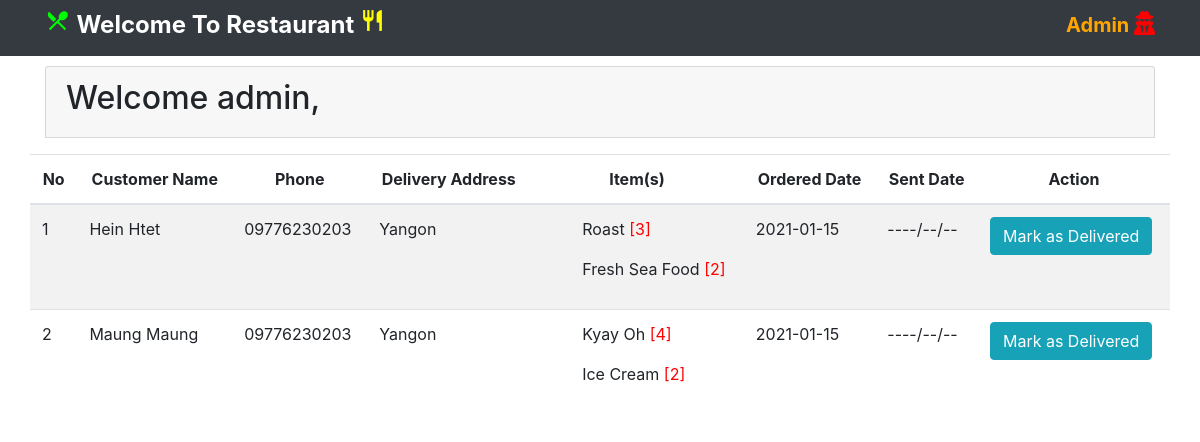
Page /admin/order_mgmt2.php on the committed database.
### tables this page shows
CREATE TABLE `orders` (
  `orderid` int(11) NOT NULL,
  `customerid` int(11) NOT NULL,
  `deliveryname` varchar(30) NOT NULL,
  `deliveryphone` varchar(20) NOT NULL,
  `deliveryaddress` varchar(300) NOT NULL,
  `orderdate` date NOT NULL,
  `status` int(11) NOT NULL,
  `senddate` date DEFAULT NULL
);

CREATE TABLE `orderdetail` (
  `foodid` varchar(255) NOT NULL,
  `foodqty` varchar(255) NOT NULL,
  `amount` varchar(255) NOT NULL,
  `orderid` varchar(255) NOT NULL
);

CREATE TABLE `food` (
  `foodid` int(11) NOT NULL,
  `foodname` varchar(30) NOT NULL,
  `categoryid` int(11) NOT NULL,
  `price` int(11) NOT NULL,
  `qty` int(11) NOT NULL,
  `photo` varchar(255) NOT NULL
);

### admin/order_mgmt2.php (the view, shortened to what this page needs)
<?php
include ('function.php');
$orders=mysqli_query($connection,"select * from orders order by orderid asc");
?>
<!DOCTYPE html>
<html>
<head>
	<link rel="stylesheet" href="https://maxcdn.bootstrapcdn.com/bootstrap/4.0.0/css/bootstrap.min.css">
    <link rel="stylesheet" href="path/to/font-awesome/css/fontawesome.css">
</head>
<body>
<?php
include('header.php')
 ?>
<div class="container" style="margin-top: 10px;">
    <div class="row">
        <div class="col-md-12">
            <div class="card card-header">
            <h2>Welcome admin, <span class="text-danger">
                <?php
                if(isset($_SESSION['admin'])){
                echo $_SESSION['admin'];
                }else{
                $_SESSION['admin']='';
                } ?> </span></h2>
            </div>
        </div>
    </div>
    <p>
    <div class="row">
        <table class="table table-striped">
        <thead>
        <tr>
            <th style="text-align:center;">No</th>
            <th style="text-align:center;">Customer Name</th>
            <th style="text-align:center;">Phone</th>
            <th style="text-align:center;">Delivery Address</th>
            <th style="text-align:center;">Item(s)</th>
            <th style="text-align:center;">Ordered Date</th>
            <th style="text-align:center;">Sent Date</th>
            <th style="text-align:center;">Action</th>
        </tr>
        </thead>
        <?php
        while($out=mysqli_fetch_array($orders))
        {
            $check=$out['status'];
            if($check > 0)
            {
                $show='<tr class="table-mark">';
            }
            else
            {
                $show='<tr>';
            }
            $show.='<td>'.$out['orderid'].'</td>';
            $show.='<td>'.$out['deliveryname'].'</td>';
            $show.='<td>'.$out['deliveryphone'].'</td>';
            $show.='<td>'.$out['deliveryaddress'].'</td>';
            $show.='<td>';
            $orderid=$out['orderid'];
            $order=mysqli_query($connection,"select orderdetail.*,food.* from
            orderdetail left join food on
            orderdetail.foodid=food.foodid where
            orderdetail.orderid='$orderid'");
            while($row=mysqli_fetch_assoc($order))
            {
                $show.='<ul>'.$row['foodname'].'<span style="color:red;">
                ['.$row['foodqty'].'] </span></li></ul>';
            }
            $show.='</td>';
            $show.='<td>'.$out['orderdate'].'</td>';
            $chesec=$out['status'];
            if($chesec>0)
            {
                $show.='<td>'.$out['senddate'].'</td>';
            }
            else
            {
                $show.='<td>----/--/--</td>';
            }
            if($out['status'])
            {
                $show.='<td><a href="status.php?id='.$out['orderid'].'&status=0" class="btn
                btn-danger"> Undo</a></td>';
            }
            else
            {
                $show.='<td><a href="status.php?id='.$out['orderid'].'&status=1"
                class="btn btn-info">Mark as Delivered</a></td>';
            }
            $show.='</tr>';
            echo $show;
        }
        ?>
        </table>
    </div>
</div>
</body>
</html>

### admin/header.php (shortened to what this page needs)
<!DOCTYPE html>
<html>
<head>
	<link rel="stylesheet" href="https://maxcdn.bootstrapcdn.com/bootstrap/4.0.0/css/bootstrap.min.css">
    <link rel="stylesheet" href="path/to/font-awesome/css/fontawesome.css">
</head>
<body>
<nav class="navbar navbar-dark bg-dark justify-content-between">
  <div class="container">
		 <div class="navbar-header">
       <h4 style="color: white">
       	<i class="material-icons" style='font-size:25px;color:#00ff00'>restaurant_menu</i>
       	<b>Welcome To Restaurant   </b>
       	<i class="material-icons" style='font-size:25px;color:yellow'>restaurant</i>
       </h4>
		</div>
		<ul class="nav justify-content-end navbar-nav nav">
      <li><h5><a href="dashboard.php" style="color: orange;"><b>Admin  </b>  </a>
      <a href="dashboard.php"> <i class="fa fa-user-secret" style='font-size:24px;color:red'></i>
      </a></h5>
      </li>
    </ul>
        </div>
</nav>
</body>
</html>

### rows in the picture
orders: orderid "1", deliveryname "Hein Htet", deliveryphone "09776230203", deliveryaddress "Yangon", orderdate "2021-01-15"
orderdetail: food.foodname "Roast", foodqty "3"
orderdetail: food.foodname "Fresh Sea Food", foodqty "2"
orders: orderid "2", deliveryname "Maung Maung", deliveryphone "09776230203", deliveryaddress "Yangon", orderdate "2021-01-15"
orderdetail: food.foodname "Kyay Oh", foodqty "4"
orderdetail: food.foodname "Ice Cream", foodqty "2"
